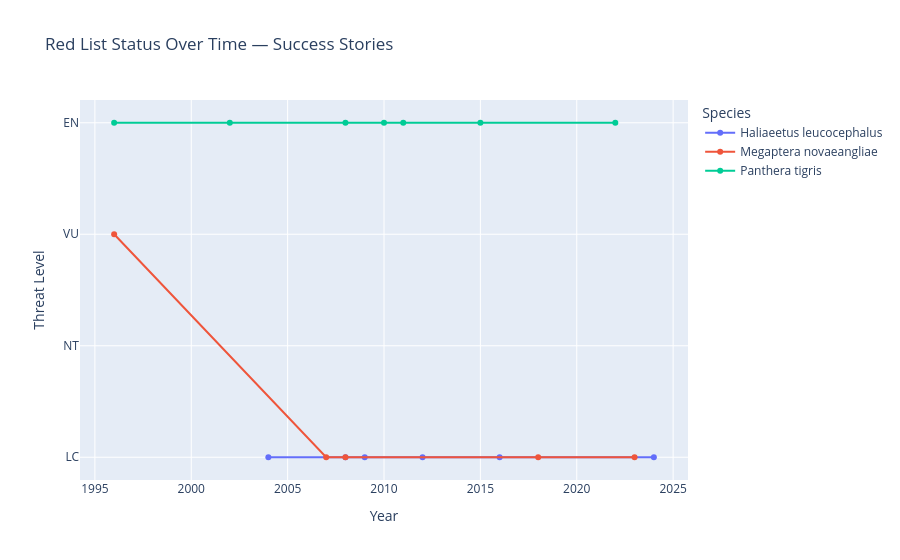

Notebook cell for this chart:
### Code cell
threat_level = {'LC': 1, 'NT': 2, 'VU': 3, 'EN': 4, 'CR': 5, 'EW': 6, 'EX': 7}

df_history['threat_score'] = df_history['red_list_category_code'].map(threat_level)
df_history['year'] = pd.to_numeric(df_history['year_published'], errors='coerce')

fig3 = px.line(
    df_history.dropna(subset=['year', 'threat_score']),
    x='year',
    y='threat_score',
    color='query_name',
    markers=True,
    title='Red List Status Over Time — Success Stories',
    labels={'threat_score': 'Threat Level', 'year': 'Year', 'query_name': 'Species'}
)
fig3.update_yaxes(tickvals=list(threat_level.values()), ticktext=list(threat_level.keys()))
fig3.show()

### Figure 1 — Plotly figure (JSON) as saved in the notebook; plotly's stock layout.template omitted (floating-point values rounded to 4 significant figures)
{"data": [{"hovertemplate": "Species=Haliaeetus leucocephalus<br>Year=%{x}<br>Threat Level=%{y}<extra></extra>", "legendgroup": "Haliaeetus leucocephalus", "line": {"color": "#636efa", "dash": "solid"}, "marker": {"symbol": "circle"}, "mode": "lines+markers", "name": "Haliaeetus leucocephalus", "orientation": "v", "showlegend": true, "type": "scatter", "x": [2024, 2016, 2012, 2009, 2008, 2004], "xaxis": "x", "y": [1.0, 1.0, 1.0, 1.0, 1.0, 1.0], "yaxis": "y"}, {"hovertemplate": "Species=Megaptera novaeangliae<br>Year=%{x}<br>Threat Level=%{y}<extra></extra>", "legendgroup": "Megaptera novaeangliae", "line": {"color": "#EF553B", "dash": "solid"}, "marker": {"symbol": "circle"}, "mode": "lines+markers", "name": "Megaptera novaeangliae", "orientation": "v", "showlegend": true, "type": "scatter", "x": [2023, 2018, 2008, 2007, 1996], "xaxis": "x", "y": [1.0, 1.0, 1.0, 1.0, 3.0], "yaxis": "y"}, {"hovertemplate": "Species=Panthera tigris<br>Year=%{x}<br>Threat Level=%{y}<extra></extra>", "legendgroup": "Panthera tigris", "line": {"color": "#00cc96", "dash": "solid"}, "marker": {"symbol": "circle"}, "mode": "lines+markers", "name": "Panthera tigris", "orientation": "v", "showlegend": true, "type": "scatter", "x": [2022, 2015, 2011, 2010, 2008, 2002, 1996], "xaxis": "x", "y": [4.0, 4.0, 4.0, 4.0, 4.0, 4.0, 4.0], "yaxis": "y"}], "layout": {"legend": {"title": {"text": "Species"}, "tracegroupgap": 0}, "title": {"text": "Red List Status Over Time — Success Stories"}, "xaxis": {"anchor": "y", "domain": [0, 1], "title": {"text": "Year"}}, "yaxis": {"anchor": "x", "domain": [0, 1], "ticktext": ["LC", "NT", "VU", "EN", "CR", "EW", "EX"], "tickvals": [1, 2, 3, 4, 5, 6, 7], "title": {"text": "Threat Level"}}}}
